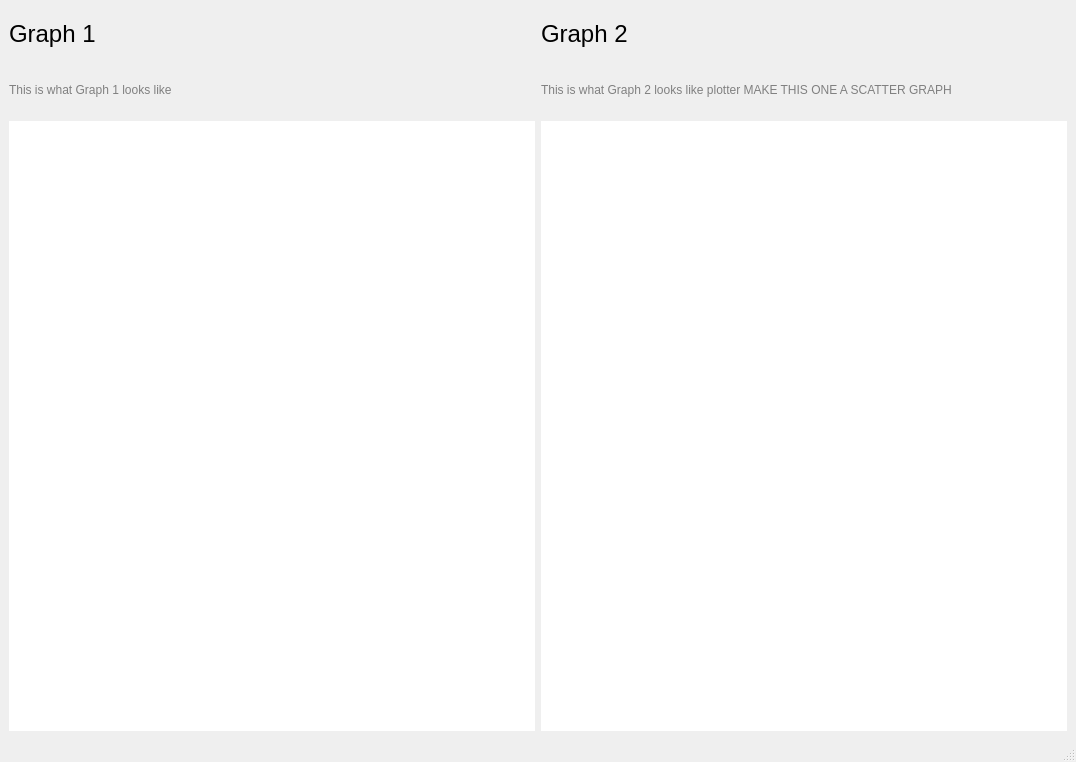
<?xml version="1.0" encoding="UTF-8"?>
<ui version="4.0">
 <class>MainWindow</class>
 <widget class="QMainWindow" name="MainWindow">
  <property name="geometry">
   <rect>
    <x>0</x>
    <y>0</y>
    <width>1076</width>
    <height>762</height>
   </rect>
  </property>
  <property name="windowTitle">
   <string>MainWindow</string>
  </property>
  <widget class="QWidget" name="centralwidget">
   <layout class="QVBoxLayout" name="verticalLayout_3">
    <item>
     <layout class="QHBoxLayout" name="horizontalLayout">
      <property name="sizeConstraint">
       <enum>QLayout::SetFixedSize</enum>
      </property>
      <item>
       <layout class="QVBoxLayout" name="verticalLayout_2">
        <item>
         <widget class="QLabel" name="label">
          <property name="minimumSize">
           <size>
            <width>0</width>
            <height>50</height>
           </size>
          </property>
          <property name="maximumSize">
           <size>
            <width>16777215</width>
            <height>50</height>
           </size>
          </property>
          <property name="styleSheet">
           <string notr="true">font-size:24px;</string>
          </property>
          <property name="text">
           <string>Graph 1</string>
          </property>
         </widget>
        </item>
        <item>
         <widget class="QLabel" name="label_3">
          <property name="minimumSize">
           <size>
            <width>0</width>
            <height>50</height>
           </size>
          </property>
          <property name="maximumSize">
           <size>
            <width>16777215</width>
            <height>50</height>
           </size>
          </property>
          <property name="styleSheet">
           <string notr="true">color:grey;</string>
          </property>
          <property name="text">
           <string>This is what Graph 1 looks like</string>
          </property>
         </widget>
        </item>
        <item>
         <widget class="PlotWidget" name="graphicsView" native="true">
          <property name="styleSheet">
           <string notr="true">background:white;</string>
          </property>
         </widget>
        </item>
       </layout>
      </item>
      <item>
       <layout class="QVBoxLayout" name="verticalLayout">
        <item>
         <widget class="QLabel" name="label_2">
          <property name="minimumSize">
           <size>
            <width>0</width>
            <height>50</height>
           </size>
          </property>
          <property name="maximumSize">
           <size>
            <width>16777215</width>
            <height>50</height>
           </size>
          </property>
          <property name="styleSheet">
           <string notr="true">font-size:24px;</string>
          </property>
          <property name="text">
           <string>Graph 2</string>
          </property>
         </widget>
        </item>
        <item>
         <widget class="QLabel" name="label_4">
          <property name="minimumSize">
           <size>
            <width>0</width>
            <height>50</height>
           </size>
          </property>
          <property name="maximumSize">
           <size>
            <width>16777215</width>
            <height>50</height>
           </size>
          </property>
          <property name="styleSheet">
           <string notr="true">color:grey;</string>
          </property>
          <property name="text">
           <string>This is what Graph 2 looks like plotter MAKE THIS ONE A SCATTER GRAPH</string>
          </property>
         </widget>
        </item>
        <item>
         <widget class="PlotWidget" name="graphicsView2" native="true">
          <property name="styleSheet">
           <string notr="true">background:white;</string>
          </property>
         </widget>
        </item>
       </layout>
      </item>
     </layout>
    </item>
   </layout>
  </widget>
  <widget class="QMenuBar" name="menubar">
   <property name="geometry">
    <rect>
     <x>0</x>
     <y>0</y>
     <width>1076</width>
     <height>21</height>
    </rect>
   </property>
  </widget>
  <widget class="QStatusBar" name="statusbar"/>
 </widget>
 <customwidgets>
  <customwidget>
   <class>PlotWidget</class>
   <extends>QWidget</extends>
   <header>pyqtgraph</header>
   <container>1</container>
  </customwidget>
 </customwidgets>
 <resources/>
 <connections/>
</ui>
